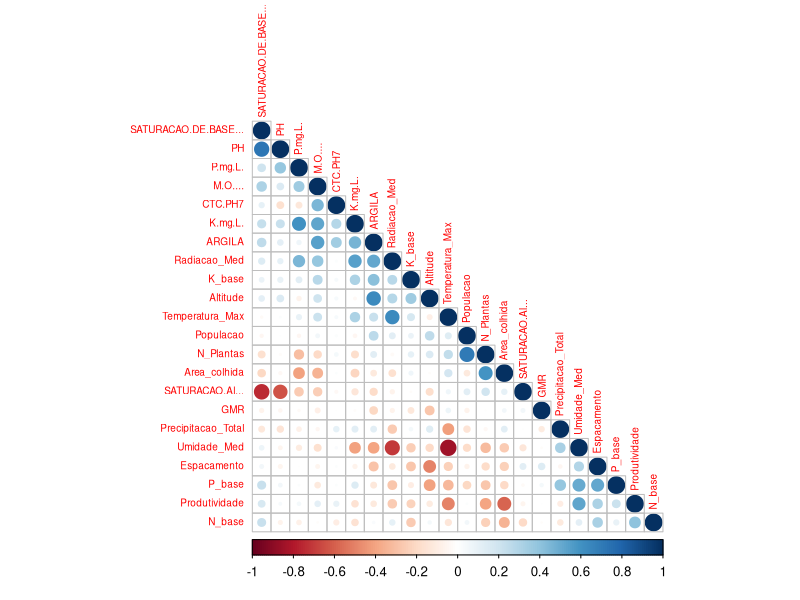
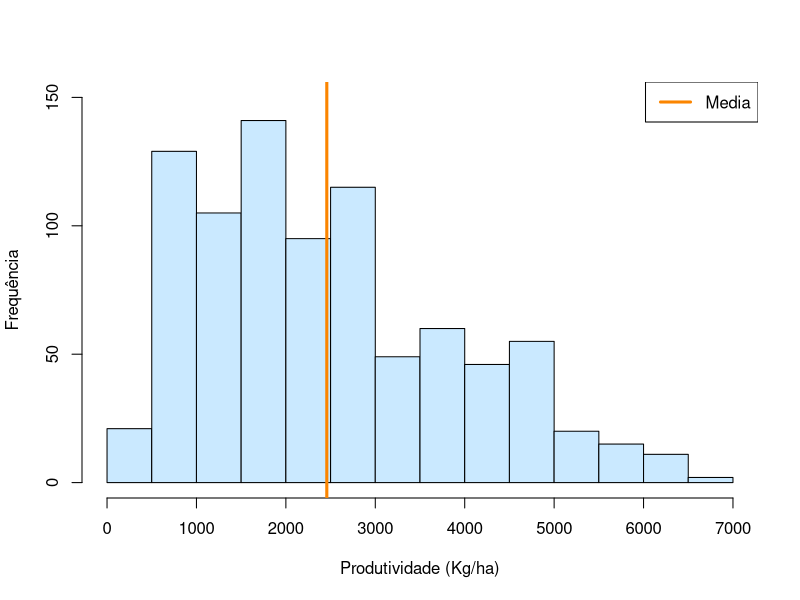
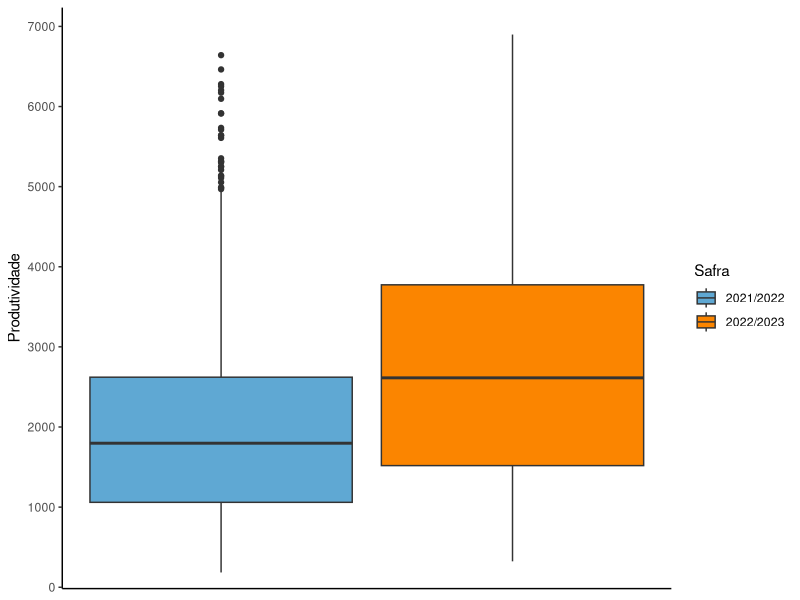
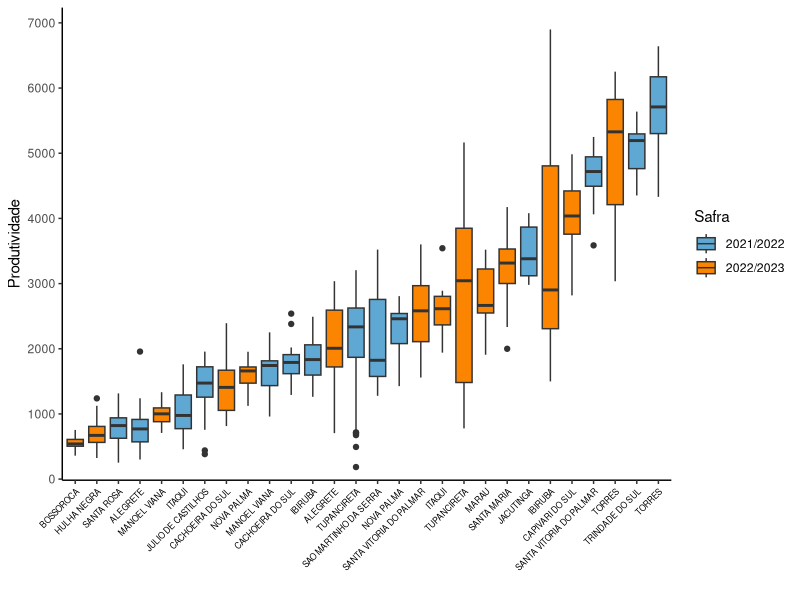

The R source for these figures, in order: (Note: this script raises an error after producing the figures.)
## ---- chunk 1
knitr::opts_chunk$set(echo = FALSE)
knitr::opts_chunk$set(dpi = 200)
knitr::opts_chunk$set(warning = FALSE)
knitr::opts_chunk$set(message = FALSE)
knitr::opts_chunk$set(fig.width=6, fig.height=4, fig.align='center')
## ---- chunk 2
library(tidyverse)
library(kableExtra)
library(skimr)
library(corrplot)
library(tidytext)
## ---- chunk 3
dados_ml <- read.csv2("dados_ml.csv") 
dados <- dados_ml
## ---- chunk 4
set.seed(8)
dados_t <- dados[sample(nrow(dados)), c("Safra", "COD_PROD", "Local", "Terras", "Ambiente", "Cultivar", "Cultura_Ant")]

rownames(dados_t) <- NULL

knitr::kable(head(dados_t, 10), caption = "Exemplo das variáveis qualitativa", label = "dados") |>
  kableExtra::kable_styling(font_size = 10, full_width = FALSE)
## ---- chunk 5
a <- skim(dados) |>
  dplyr::select(-complete_rate, -numeric.hist)

chara <- a |> 
  filter(skim_type == "character") |> 
  select(skim_variable, n_missing, character.n_unique) |> 
  rename(variaveis = skim_variable, n_faltantes = n_missing, n_categorias = character.n_unique)

knitr::kable(chara, caption = "Tabela das variáveis qualitativas") |>
  kableExtra::kable_styling(font_size = 10, full_width = FALSE)
## ---- chunk 6
nume <- a |> 
  filter(skim_type == "numeric") |> 
  select(skim_variable, numeric.mean, numeric.sd, numeric.p0, numeric.p25,
         numeric.p50, numeric.p75, numeric.p100) |> 
  rename(variaveis = skim_variable, media = numeric.mean, dp= numeric.sd,
         min = numeric.p0, quartil_25 = numeric.p25, mediana = numeric.p50, 
         quartil_75 = numeric.p75, max = numeric.p100) |> 
  mutate(round(across(!variaveis), 2)) 

knitr::kable(nume, caption = "Tabela das variáveis quantitativas") |>
  kableExtra::kable_styling(font_size = 10, full_width = FALSE)
## ---- chunk 7
dados <- na.omit(dados)

numeric_data <- dados %>% 
  select_if(is.numeric)

corr_matrix <- cor(numeric_data)
## ---- chunk 8
corrplot(corr_matrix, method = "circle", type = "lower", 
         tl.cex = 0.6, order = 'AOE')
## ---- chunk 9
hist(dados$Produtividade,
     col="#cae9ff",
     border="black",
     xlab = "Produtividade (Kg/ha)", ylab = "Frequência",
     ylim = c(0, 150),
     main = "",
     nclass = 15)
abline(v = mean(dados$Produtividade), col = "#fb8500", lwd = 3)
legend(x="topright", c("Media"), 
       col = "#fb8500", lwd = 3) 
## ---- chunk 10
ggplot(dados) +
  aes(y = Produtividade, 
      fill = Safra, group = Safra) +
  geom_boxplot() +
  scale_fill_manual(values = c("#5fa8d3", "#fb8500"))+
  scale_y_continuous(expand = expansion(mult = c(0.03,0.05)),
                     breaks = c(0, 1000, 2000, 3000, 4000, 
                                5000, 6000, 7000)) +
  theme_classic() +
  theme(axis.text.x = element_blank(),
        axis.ticks.x = element_blank())
## ---- chunk 11
dados <- dados %>%
  mutate(Local_Safra = reorder_within(Local, Produtividade, Safra))

ggplot(dados) +
  aes(y = Produtividade, x = Local_Safra, fill = Safra) +
  geom_boxplot() +
  scale_fill_manual(values = c("#5fa8d3", "#fb8500")) +
  scale_y_continuous(expand = expansion(mult = c(0.03, 0.05)),
                     breaks = c(0, 1000, 2000, 3000, 4000, 
                                5000, 6000, 7000)) +
  scale_x_reordered() +
  theme_classic() +
  labs(x = "") +
  theme(axis.text.x = element_text(angle = 45, size = 6,
                                   hjust = 1, vjust = 1, 
                                   color = "black"))
## ---- chunk 12
knitr::include_graphics("pca.pdf")
